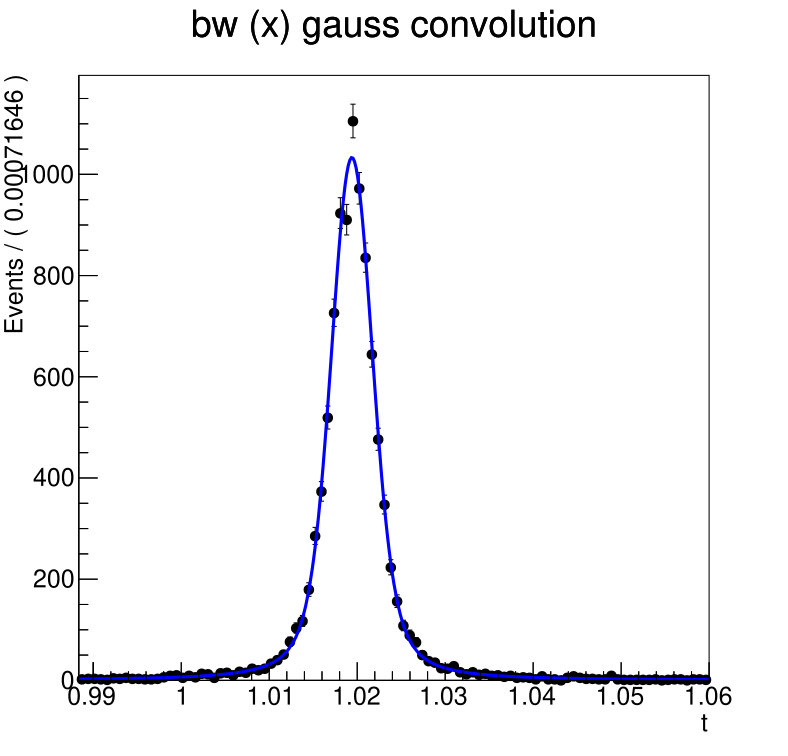

Recreate this plot in Python.
from ROOT import TH1F, TFile, RooRealVar, TCanvas, RooBreitWigner, RooDataHist, RooFit, RooGaussian, RooFFTConvPdf, RooLandau, kTRUE, RooArgList, RooAddPdf, TLatex, RooPolynomial, kBlack, kRed, kDashed
from numpy import random
# # # # # # # # # # # # # # # # # #
# Source absolute_path/thisroot.bat
# Create convolution PDF and fit.
# # # # # # # # # # # # # # # # # #

# S e t u p   c o m p o n e n t   p d f s 
# ---------------------------------------
M_kaon = RooRealVar("M_kaon", "Kaon mass", 0.493677);
# Construct observable
t = RooRealVar("t","t",M_kaon.getVal()*2+1e-3,1.06)
# Construct BW
mbw = RooRealVar("mbw","mean bw", 1.01944, -20,20)
sbw = RooRealVar("sbw","sigma bw",0.002,0.001,10)
bw = RooBreitWigner("bw", "bw", t, mbw, sbw)
# Construct gauss(t,mg,sg)
mg = RooRealVar("mg","mg",0)
sg = RooRealVar("sg","sg",0.002,0.001,10)
gauss = RooGaussian("gauss","gauss",t,mg,sg)

# C o n s t r u c t   c o n v o l u t i o n   p d f 
# ---------------------------------------
# Set #bins to be used for FFT sampling to 10000
t.setBins(10000,"cache") 

bwxg = RooFFTConvPdf("bwxg", "bw (X) gauss", t, bw, gauss)

# S a m p l e ,   f i t   a n d   p l o t   c o n v o l u t e d   p d f 
# ----------------------------------------------------------------------
# Sample 1000 events in x from gxlx
data2 = bwxg.generate(t,10000)
# Fit gxlx to data
bwxg.fitTo(data2)

# Plot data, landau pdf, landau (X) gauss pdf
frame2 = t.frame(RooFit.Title("bw (x) gauss convolution"))
data2.plotOn(frame2)
bwxg.plotOn(frame2)
#bwxg.plotOn(frame2,RooFit.LineStyle(kDashed), RooFit.Components(
#    "gauss"))
# Draw frame on canvas
c2 = TCanvas("6.2_convolution_bw_x_gauss","6.2_convolution_bw_x_gauss",600,600)
#gPad->SetLeftMargin(0.15)
frame2.GetYaxis().SetTitleOffset(1.4) 
frame2.Draw()
c2.Print("6.2_convolution_bw_x_gauss.pdf")

"""# # # # EXTRA # # # #
# signal - BW x Gauss
# background - constant
# ---------------------------

# Construct the background pdf
a = [0, 0]
a[0] = RooRealVar("a0", "a0", 0.1, -2, 2)
a[1] = RooRealVar("a1", "a1", 0.1, -1, 0.2)
bkg = RooPolynomial("bkg", "bkg", t, RooArgList(a[0]))

# Construct signal+bkg PDF
frac = RooRealVar("frac", "frac", 0.2, 0, 1)
final_model = RooAddPdf("final_model", "final_model", RooArgList(bwxg, bkg), RooArgList(frac))

# Construct final model with amplitude
#m1 = RooRealVar("m1","model amplitude", 10, 0, 100000.0) 
#model_n = RooAddPdf("model_n", "model * m1", RooArgList(model), RooArgList(m1))##

# Sample 1000 events in x from gxlx
data3 = final_model.generate(t,10000)

# Fit model
final_model.fitTo(data3)

# Plot data, landau pdf, landau (X) gauss pdf
frame3 = t.frame(RooFit.Title("landau (x) gauss on constant bkg"))
data3.plotOn(frame3)
final_model.plotOn(frame3)

# Draw frame on canvas
c3 = TCanvas("6.1_conv_and_bkg","6.1_conv_and_bkg",800,600)
#gPad->SetLeftMargin(0.15)
frame3.GetYaxis().SetTitleOffset(1.4) 
frame3.Draw()
c3.Print("6.1_conv_and_bkg.pdf")"""
